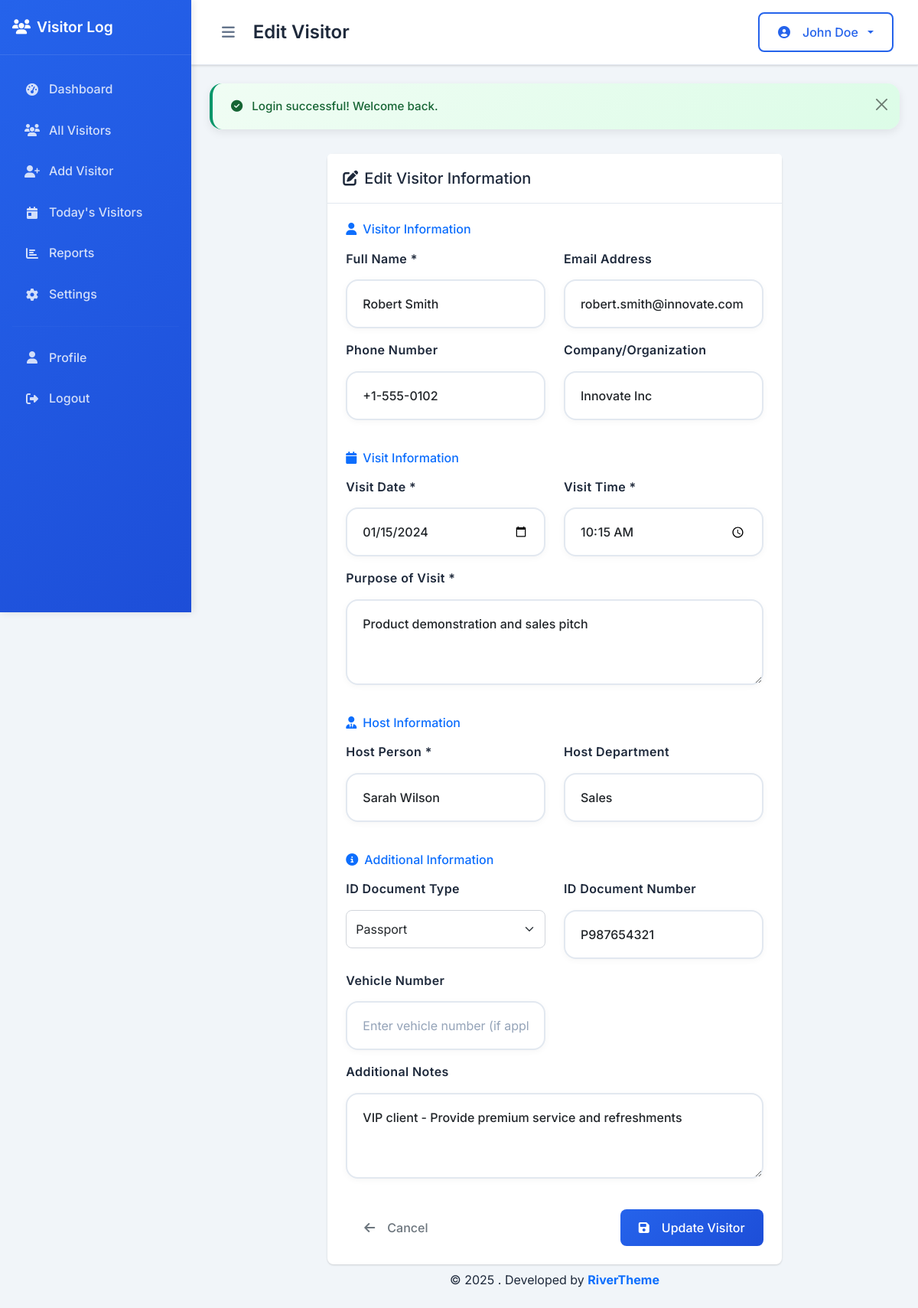
Page /edit_visitor.php?id=2 (signed in) on the committed database.
### tables this page shows
CREATE TABLE IF NOT EXISTS visitors (
    id INT AUTO_INCREMENT PRIMARY KEY,
    visitor_name VARCHAR(100) NOT NULL,
    visitor_email VARCHAR(100),
    visitor_phone VARCHAR(20),
    visitor_company VARCHAR(100),
    visit_date DATE NOT NULL,
    visit_time TIME NOT NULL,
    checkout_time TIME,
    purpose_of_visit TEXT NOT NULL,
    host_person VARCHAR(100) NOT NULL,
    host_department VARCHAR(100),
    visitor_photo VARCHAR(255),
    id_document_type ENUM('passport', 'driver_license', 'national_id', 'other') DEFAULT 'national_id',
    id_document_number VARCHAR(50),
    vehicle_number VARCHAR(20),
    notes TEXT,
    status ENUM('checked_in', 'checked_out', 'cancelled') DEFAULT 'checked_in',
    created_by INT,
    created_at TIMESTAMP DEFAULT CURRENT_TIMESTAMP,
    updated_at TIMESTAMP DEFAULT CURRENT_TIMESTAMP ON UPDATE CURRENT_TIMESTAMP,
    FOREIGN KEY (created_by) REFERENCES admins(id) ON DELETE SET NULL
);

### includes/bootstrap.php (called while the page is built, shortened)
<?php
require_once __DIR__ . '/../config/database.php';
require_once __DIR__ . '/Database.php';
require_once __DIR__ . '/Visitor.php';
$visitor = new Visitor();
function getIdDocumentTypes() {
    return [
        'national_id' => 'National ID',
        'passport' => 'Passport',
        'driver_license' => 'Driver License',
        'other' => 'Other'
    ];
}
?>

### includes/Visitor.php (called while the page is built, shortened)
<?php
class Visitor {
    private $db;
    public function __construct() {
        $this->db = new Database();
    }
    public function getVisitorById($visitorId) {
        $sql = "SELECT v.*, a.full_name as created_by_name
                FROM visitors v
                LEFT JOIN admins a ON v.created_by = a.id
                WHERE v.id = ?";
        return $this->db->fetch($sql, [$visitorId]);
    }
}
?>

### includes/Database.php (called while the page is built, shortened)
<?php
class Database {
    private $host;
    private $db_name;
    private $username;
    private $password;
    private $charset;
    private $pdo;
    public function __construct() {
        $this->host = DB_HOST;
        $this->db_name = DB_NAME;
        $this->username = DB_USER;
        $this->password = DB_PASS;
        $this->charset = DB_CHARSET;
    }
    public function connect() {
        if ($this->pdo === null) {
            try {
                $dsn = "mysql:host={$this->host};dbname={$this->db_name};charset={$this->charset}";
                $options = [
                    PDO::ATTR_ERRMODE => PDO::ERRMODE_EXCEPTION,
                    PDO::ATTR_DEFAULT_FETCH_MODE => PDO::FETCH_ASSOC,
                    PDO::ATTR_EMULATE_PREPARES => false,
                ];
                $this->pdo = new PDO($dsn, $this->username, $this->password, $options);
            } catch (PDOException $e) {
                throw new Exception("Database connection failed: " . $e->getMessage());
            }
        }
        return $this->pdo;
    }
    public function query($sql, $params = []) {
        try {
            $pdo = $this->connect();
            $stmt = $pdo->prepare($sql);
            $stmt->execute($params);
            return $stmt;
        } catch (PDOException $e) {
            throw new Exception("Query execution failed: " . $e->getMessage());
        }
    }
    public function fetch($sql, $params = []) {
        $stmt = $this->query($sql, $params);
        return $stmt->fetch();
    }
}
?>

### edit_visitor.php (the view, shortened to what this page needs)
<?php
require_once 'includes/bootstrap.php';
$visitorId = intval($_GET['id'] ?? 0);
$visitorDetails = $visitor->getVisitorById($visitorId);
include 'templates/header.php';
?>
<div class="row">
    <div class="col-lg-8 mx-auto">
        <div class="card">
            <div class="card-header">
                <h5 class="mb-0"><i class="fas fa-edit me-2"></i>Edit Visitor Information</h5>
            </div>
            <div class="card-body">
                <form method="POST" class="needs-validation" novalidate>
                    <div class="row mb-4">
                        <div class="col-12">
                            <h6 class="text-primary mb-3"><i class="fas fa-user me-2"></i>Visitor Information</h6>
                        </div>
                        <div class="col-md-6 mb-3">
                            <label for="visitor_name" class="form-label">Full Name *</label>
                            <input type="text"
                                   class="form-control"
                                   id="visitor_name"
                                   name="visitor_name"
                                   value="<?php echo htmlspecialchars($_POST['visitor_name'] ?? $visitorDetails['visitor_name']); ?>"
                                   placeholder="Enter visitor's full name"
                                   required>
                        </div>
                        <div class="col-md-6 mb-3">
                            <label for="visitor_email" class="form-label">Email Address</label>
                            <input type="email"
                                   class="form-control"
                                   id="visitor_email"
                                   name="visitor_email"
                                   value="<?php echo htmlspecialchars($_POST['visitor_email'] ?? $visitorDetails['visitor_email']); ?>"
                                   placeholder="Enter email address">
                        </div>
                        <div class="col-md-6 mb-3">
                            <label for="visitor_phone" class="form-label">Phone Number</label>
                            <input type="tel"
                                   class="form-control"
                                   id="visitor_phone"
                                   name="visitor_phone"
                                   value="<?php echo htmlspecialchars($_POST['visitor_phone'] ?? $visitorDetails['visitor_phone']); ?>"
                                   placeholder="Enter phone number">
                        </div>
                        <div class="col-md-6 mb-3">
                            <label for="visitor_company" class="form-label">Company/Organization</label>
                            <input type="text"
                                   class="form-control"
                                   id="visitor_company"
                                   name="visitor_company"
                                   value="<?php echo htmlspecialchars($_POST['visitor_company'] ?? $visitorDetails['visitor_company']); ?>"
                                   placeholder="Enter company or organization">
                        </div>
                    </div>
                    <div class="row mb-4">
                        <div class="col-12">
                            <h6 class="text-primary mb-3"><i class="fas fa-calendar me-2"></i>Visit Information</h6>
                        </div>
                        <div class="col-md-6 mb-3">
                            <label for="visit_date" class="form-label">Visit Date *</label>
                            <input type="date"
                                   class="form-control"
                                   id="visit_date"
                                   name="visit_date"
                                   value="<?php echo $_POST['visit_date'] ?? $visitorDetails['visit_date']; ?>"
                                   required>
                        </div>
                        <div class="col-md-6 mb-3">
                            <label for="visit_time" class="form-label">Visit Time *</label>
                            <input type="time"
                                   class="form-control"
                                   id="visit_time"
                                   name="visit_time"
                                   value="<?php echo $_POST['visit_time'] ?? $visitorDetails['visit_time']; ?>"
                                   required>
                        </div>
                        <div class="col-12 mb-3">
                            <label for="purpose_of_visit" class="form-label">Purpose of Visit *</label>
                            <textarea class="form-control"
                                      id="purpose_of_visit"
                                      name="purpose_of_visit"
                                      rows="3"
                                      placeholder="Describe the purpose of the visit"
                                      required><?php echo htmlspecialchars($_POST['purpose_of_visit'] ?? $visitorDetails['purpose_of_visit']); ?></textarea>
                        </div>
                    </div>
                    <div class="row mb-4">
                        <div class="col-12">
                            <h6 class="text-primary mb-3"><i class="fas fa-user-tie me-2"></i>Host Information</h6>
                        </div>
                        <div class="col-md-6 mb-3">
                            <label for="host_person" class="form-label">Host Person *</label>
                            <input type="text"
                                   class="form-control"
                                   id="host_person"
                                   name="host_person"
                                   value="<?php echo htmlspecialchars($_POST['host_person'] ?? $visitorDetails['host_person']); ?>"
                                   placeholder="Enter host person's name"
                                   required>
                        </div>
                        <div class="col-md-6 mb-3">
                            <label for="host_department" class="form-label">Host Department</label>
                            <input type="text"
                                   class="form-control"
                                   id="host_department"
                                   name="host_department"
                                   value="<?php echo htmlspecialchars($_POST['host_department'] ?? $visitorDetails['host_department']); ?>"
                                   placeholder="Enter host department">
                        </div>
                    </div>
                    <div class="row mb-4">
                        <div class="col-12">
                            <h6 class="text-primary mb-3"><i class="fas fa-info-circle me-2"></i>Additional Information</h6>
                        </div>
                        <div class="col-md-6 mb-3">
                            <label for="id_document_type" class="form-label">ID Document Type</label>
                            <select class="form-select" id="id_document_type" name="id_document_type">
                                <?php foreach (getIdDocumentTypes() as $value => $label): ?>
                                <option value="<?php echo $value; ?>"
                                        <?php echo ($_POST['id_document_type'] ?? $visitorDetails['id_document_type']) === $value ? 'selected' : ''; ?>>
                                    <?php echo $label; ?>
                                </option>
                                <?php endforeach; ?>
                            </select>
                        </div>
                        <div class="col-md-6 mb-3">
                            <label for="id_document_number" class="form-label">ID Document Number</label>
                            <input type="text"
                                   class="form-control"
                                   id="id_document_number"
                                   name="id_document_number"
                                   value="<?php echo htmlspecialchars($_POST['id_document_number'] ?? $visitorDetails['id_document_number']); ?>"
                                   placeholder="Enter ID document number">
                        </div>
                        <div class="col-md-6 mb-3">
                            <label for="vehicle_number" class="form-label">Vehicle Number</label>
                            <input type="text"
                                   class="form-control"
                                   id="vehicle_number"
                                   name="vehicle_number"
                                   value="<?php echo htmlspecialchars($_POST['vehicle_number'] ?? $visitorDetails['vehicle_number']); ?>"
                                   placeholder="Enter vehicle number (if applicable)">
                        </div>
                        <div class="col-12 mb-3">
                            <label for="notes" class="form-label">Additional Notes</label>
                            <textarea class="form-control"
                                      id="notes"
                                      name="notes"
                                      rows="3"
                                      placeholder="Any additional notes or comments"><?php echo htmlspecialchars($_POST['notes'] ?? $visitorDetails['notes']); ?></textarea>
                        </div>
                    </div>
                    <div class="row">
                        <div class="col-12">
                            <div class="d-flex justify-content-between">
                                <a href="view_visitor.php?id=<?php echo $visitorId; ?>" class="btn btn-outline-secondary">
                                    <i class="fas fa-arrow-left me-2"></i>Cancel
                                </a>
                                <button type="submit" class="btn btn-primary">
                                    <i class="fas fa-save me-2"></i>Update Visitor
                                </button>
                            </div>
                        </div>
                    </div>
                </form>
            </div>
        </div>
    </div>
</div>
<?php include 'templates/footer.php'; ?>

### assets/css/style.css (style rules this page uses)
:root { --primary-color: #2563eb; --secondary-color: #64748b; --success-color: #059669; --danger-color: #dc2626; --warning-color: #d97706; --info-color: #0891b2; --light-color: #f8fafc; --dark-color: #1e293b; --border-radius: 8px; --box-shadow: 0 1px 3px 0 rgba(0, 0, 0, 0.1), 0 1px 2px 0 rgba(0, 0, 0, 0.06); --transition: all 0.3s ease; }
body { font-family: 'Inter', -apple-system, BlinkMacSystemFont, 'Segoe UI', Roboto, sans-serif; background-color: #f1f5f9; color: var(--dark-color); line-height: 1.6; }
.card { border: none; border-radius: var(--border-radius); box-shadow: var(--box-shadow); transition: var(--transition); background: white; }
.card-header { background: white; border-bottom: 1px solid #e2e8f0; padding: 1.25rem; font-weight: 600; color: var(--dark-color); }
.card-body { padding: 1.5rem; }
.form-control { border: 1px solid #d1d5db; border-radius: var(--border-radius); padding: 0.75rem; transition: var(--transition); font-size: 0.95rem; }
.form-label { font-weight: 500; color: var(--dark-color); margin-bottom: 0.5rem; }
.form-select { border: 1px solid #d1d5db; border-radius: var(--border-radius); padding: 0.75rem; transition: var(--transition); }
.btn { border-radius: var(--border-radius); padding: 0.75rem 1.5rem; font-weight: 500; transition: var(--transition); border: none; cursor: pointer; text-decoration: none; display: inline-flex; align-items: center; gap: 0.5rem; }
.btn-primary { background: linear-gradient(135deg, var(--primary-color) 0%, #1d4ed8 100%); color: white; }
.form-label { color: var(--dark-color); font-weight: 600; margin-bottom: 0.875rem; display: block; font-size: 1rem; letter-spacing: 0.025em; }
.form-control { border: 2px solid #e2e8f0; border-radius: 16px; padding: 1.125rem 1.25rem; font-size: 1rem; transition: all 0.3s cubic-bezier(0.4, 0, 0.2, 1); background: white; box-shadow: 0 2px 8px rgba(0, 0, 0, 0.04); font-weight: 500; }
.form-control::placeholder { color: #94a3b8; font-weight: 400; }

### rows in the picture
visitors: visitor_name "Robert Smith", visitor_email "robert.smith@innovate.com", visitor_phone "+1-555-0102", visitor_company "Innovate Inc", visit_date "01/15/2024", visit_time "10:15:00", purpose_of_visit "Product demonstration and sales pitch", host_person "Sarah Wilson", host_department "Sales", id_document_type "Passport", id_document_number "P987654321", notes "VIP client - Provide premium service and refreshments"

### other values in the picture
$pageTitle "Edit Visitor"
$currentAdmin['name'] "John Doe"
$flashMessage['message'] "Login successful! Welcome back."
